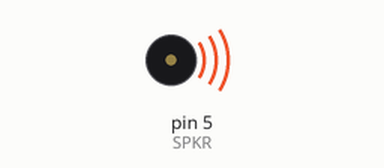
Recording of a sketch running on a simulated Arduino Uno, built with avr-gcc and run on an emulated ATmega328P. Shown: buzzer (waves = sounding).

Above: at 1.8 s.
Timing chart, 0 to 4.1 s (numbered marks = the images above):
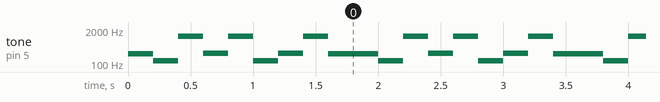

The sketch:

SoundTest.ino
```cpp
#define SPKR 5

void setup() {
}

// Play sounds over and
// over again
void loop() {
  tone(SPKR, 247, 300); //247 Hz, 300ms
  delay(200);
  tone(SPKR, 131, 300);
  delay(200);
  tone(SPKR, 1175, 300);
  delay(200);
  tone(SPKR, 262, 300);
  delay(200);
  tone(SPKR, 1175, 300);
  delay(200);
  tone(SPKR, 131, 300);
  delay(200);
  tone(SPKR, 262, 300);
  delay(200);
  tone(SPKR, 1175, 300);
  delay(200);
  tone(SPKR, 247, 300); //247 Hz, 300ms
  delay(200);
}
```

Measured:
- by itself, tone on pin 5 (SPKR): repeats every 1.8 s: 131 Hz 0.20 s, 1175 Hz 0.20 s, 262 Hz 0.20 s, 1175 Hz 0.20 s, 131 Hz 0.20 s, 262 Hz 0.20 s, 1175 Hz 0.20 s, 247 Hz 0.40 s
